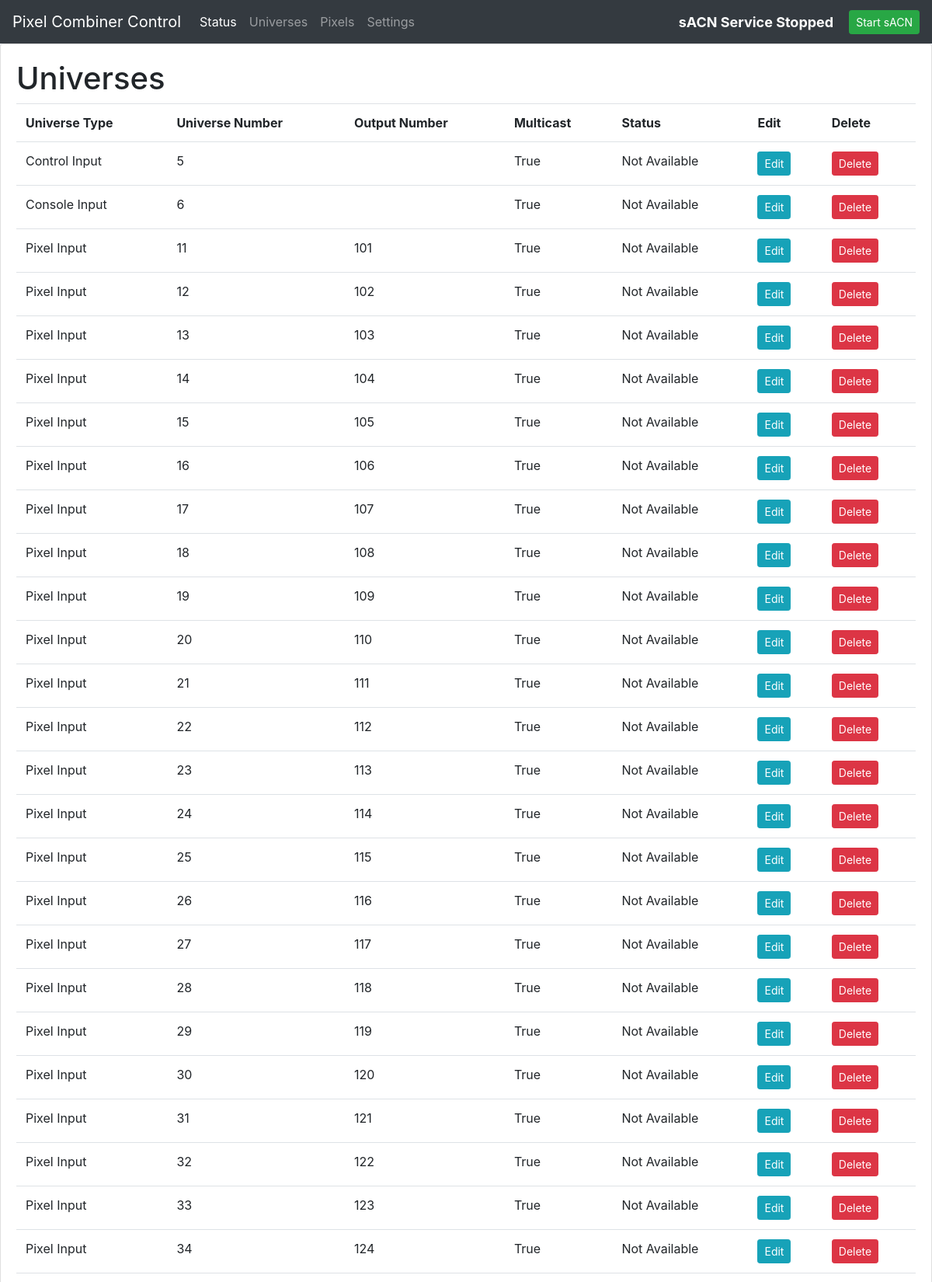
The page / (upper part) on the database its author committed.
### configurator/models.py (models this page shows)
class Universe(models.Model):
    control = 'ctrlIn'
    consInput = 'consoleIn'
    pixInput = 'pixelIn'
    pixOutput = 'pixelOut'
    typeChoices = [
        (control, "Control Input"),
        (consInput, "Console Input"),
        (pixInput, "Pixel Input"),
        (pixOutput, "Pixel Output")
    ]
    universeType = models.CharField(
        max_length=13,
        choices=typeChoices,
        default=pixInput
        )
    universeNumber = models.IntegerField(validators=[MinValueValidator(1), MaxValueValidator(512)])
    pixelOutUni = models.IntegerField(validators=[MinValueValidator(0), MaxValueValidator(512)], default=0)
    multicast = models.BooleanField(default=True)
    available = models.BooleanField(default=False)

### configurator/views.py (the view)
# urls.py: path('', home_view, name="home"),
def home_view(request, *args, **kwargs):
    pixels = Pixel.objects.all()
    universes = Universe.objects.all()
    return render(request, "home.html", {"running": running, "pixels": pixels, "universes": universes})

### templates/home.html (shortened to what this page needs)
{% extends 'base.html' %}
{% block content %}
{% include 'universeTable.html' %}
<br>
{% endblock %}

### templates/universeTable.html
<div class="column">
    <div class="card card-body">
        <h1 class="display-5">Universes</h1>
        <table class="table">
            <tr>
                <th>Universe Type</th>
                <th>Universe Number</th>
                <th>Output Number</th>
                <th>Multicast</th>
                <th>Status</th>
                <th>Edit</th>
                <th>Delete</th>
            </tr>
            {% for i in universes %}
            <tr>
                <td>{{i.get_universeType_display}}</td>
                <td>{{i.universeNumber}}</td>
                {% if i.pixelOutUni > 0 %}
                <td>{{i.pixelOutUni}}</td>
                {%else%}
                <td></td>
                {%endif%}
                <td>{{i.multicast}}</td>
                {% if i.available %}
                <td>Available</td>
                {%else%}
                <td>Not Available</td>
                {%endif%}
                <td><a class="btn btn-sm btn-info" href="{%url 'universe' i.id %}"> Edit </a></td>
				<td><a class="btn btn-sm btn-danger" href="{%url 'delete_universe' i.id %}"> Delete </a></td>
            </tr>
            {% endfor %}
        </table>
    </div>
</div>

### static/css/main.css (style rules this page uses)
body { background-color: #ebeff5; }

### rows shown on the page
Universe: universeType "Control Input", universeNumber "5", pixelOutUni 0 (drawn), multicast "True", available "Not Available"
Universe: universeType "Console Input", universeNumber "6", pixelOutUni 0 (drawn), multicast "True", available "Not Available"
Universe: universeType "Pixel Input", universeNumber "11", pixelOutUni "101", multicast "True", available "Not Available"
Universe: universeType "Pixel Input", universeNumber "12", pixelOutUni "102", multicast "True", available "Not Available"
Universe: universeType "Pixel Input", universeNumber "13", pixelOutUni "103", multicast "True", available "Not Available"
Universe: universeType "Pixel Input", universeNumber "14", pixelOutUni "104", multicast "True", available "Not Available"
Universe: universeType "Pixel Input", universeNumber "15", pixelOutUni "105", multicast "True", available "Not Available"
Universe: universeType "Pixel Input", universeNumber "16", pixelOutUni "106", multicast "True", available "Not Available"
Universe: universeType "Pixel Input", universeNumber "17", pixelOutUni "107", multicast "True", available "Not Available"
Universe: universeType "Pixel Input", universeNumber "18", pixelOutUni "108", multicast "True", available "Not Available"
Universe: universeType "Pixel Input", universeNumber "19", pixelOutUni "109", multicast "True", available "Not Available"
Universe: universeType "Pixel Input", universeNumber "20", pixelOutUni "110", multicast "True", available "Not Available"
Universe: universeType "Pixel Input", universeNumber "21", pixelOutUni "111", multicast "True", available "Not Available"
Universe: universeType "Pixel Input", universeNumber "22", pixelOutUni "112", multicast "True", available "Not Available"
Universe: universeType "Pixel Input", universeNumber "23", pixelOutUni "113", multicast "True", available "Not Available"
Universe: universeType "Pixel Input", universeNumber "24", pixelOutUni "114", multicast "True", available "Not Available"
Universe: universeType "Pixel Input", universeNumber "25", pixelOutUni "115", multicast "True", available "Not Available"
Universe: universeType "Pixel Input", universeNumber "26", pixelOutUni "116", multicast "True", available "Not Available"
Universe: universeType "Pixel Input", universeNumber "27", pixelOutUni "117", multicast "True", available "Not Available"
Universe: universeType "Pixel Input", universeNumber "28", pixelOutUni "118", multicast "True", available "Not Available"
Universe: universeType "Pixel Input", universeNumber "29", pixelOutUni "119", multicast "True", available "Not Available"
Universe: universeType "Pixel Input", universeNumber "30", pixelOutUni "120", multicast "True", available "Not Available"
Universe: universeType "Pixel Input", universeNumber "31", pixelOutUni "121", multicast "True", available "Not Available"
Universe: universeType "Pixel Input", universeNumber "32", pixelOutUni "122", multicast "True", available "Not Available"
Universe: universeType "Pixel Input", universeNumber "33", pixelOutUni "123", multicast "True", available "Not Available"
Universe: universeType "Pixel Input", universeNumber "34", pixelOutUni "124", multicast "True", available "Not Available"
